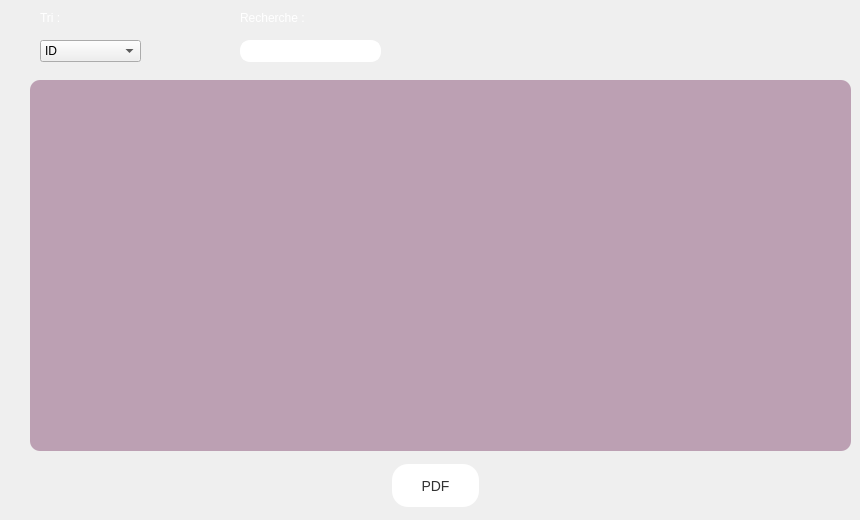
      <widget class="QWidget" name="tab_3">
       <attribute name="title">
        <string>Données</string>
       </attribute>
       <widget class="QTableView" name="Donnees_EN">
        <property name="geometry">
         <rect>
          <x>30</x>
          <y>80</y>
          <width>821</width>
          <height>371</height>
         </rect>
        </property>
        <property name="styleSheet">
         <string notr="true">QTableView {
  background-color: #bca0B3;
  color: white;
  border-radius: 10px;
}

QTableView::item {
  padding: 4px;
  border: none;
}

QTableView::item:selected {
  background-color: #19666f;
  color: white;
}

QHeaderView::section {
  background-color: #003e46;
  color: white;
  padding: 4px;
  border: none;
}</string>
        </property>
       </widget>
       <widget class="QPushButton" name="PDF_en">
        <property name="geometry">
         <rect>
          <x>390</x>
          <y>460</y>
          <width>91</width>
          <height>51</height>
         </rect>
        </property>
        <property name="styleSheet">
         <string notr="true">QPushButton {
   background-color: #fff;
   border: none;
   color: #333;
   padding: 10px 20px;
   text-align: center;
   text-decoration: none;
   display: inline-block;
   font-size: 14px;
   margin: 4px 2px;
   cursor: pointer;
   border-radius: 16px;

}

QPushButton:hover {
   background-color: #F8B7C6;
}


QPushButton::pressed
{
	background-color: #EF829B;
}</string>
        </property>
        <property name="text">
         <string>PDF</string>
        </property>
        <property name="icon">
         <iconset resource="res.qrc">
          <normaloff>:/ico/icons/download.svg</normaloff>:/ico/icons/download.svg</iconset>
        </property>
        <property name="iconSize">
         <size>
          <width>22</width>
          <height>22</height>
         </size>
        </property>
       </widget>
       <widget class="QLineEdit" name="recherche_en">
        <property name="geometry">
         <rect>
          <x>240</x>
          <y>40</y>
          <width>141</width>
          <height>22</height>
         </rect>
        </property>
        <property name="styleSheet">
         <string notr="true">border: 2px solid white;
	border-radius: 10px;</string>
        </property>
       </widget>
       <widget class="QComboBox" name="combo_en">
        <property name="geometry">
         <rect>
          <x>40</x>
          <y>40</y>
          <width>101</width>
          <height>22</height>
         </rect>
        </property>
        <item>
         <property name="text">
          <string>ID</string>
         </property>
        </item>
        <item>
         <property name="text">
          <string>Nom</string>
         </property>
        </item>
        <item>
         <property name="text">
          <string>Specialité</string>
         </property>
        </item>
       </widget>
       <widget class="QLabel" name="tri_2">
        <property name="geometry">
         <rect>
          <x>240</x>
          <y>10</y>
          <width>81</width>
          <height>16</height>
         </rect>
        </property>
        <property name="styleSheet">
         <string notr="true">background : transparent;
color : white;</string>
        </property>
        <property name="text">
         <string>Recherche :</string>
        </property>
       </widget>
       <widget class="QLabel" name="recherche_2">
        <property name="geometry">
         <rect>
          <x>40</x>
          <y>10</y>
          <width>56</width>
          <height>16</height>
         </rect>
        </property>
        <property name="styleSheet">
         <string notr="true">background : transparent;
color : white ;
</string>
        </property>
        <property name="text">
         <string>Tri :</string>
        </property>
       </widget>
      </widget>
